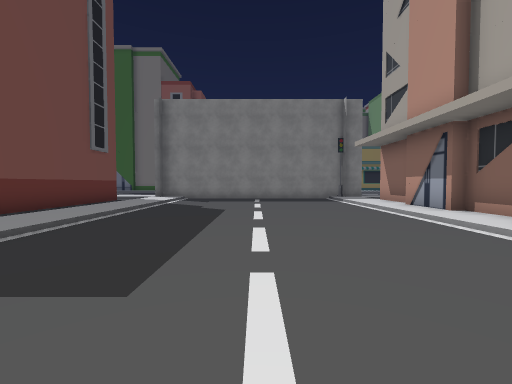
view 1 (above)

21 first-person views from a walk through a Unity game level. The camera is 1.5 m above the floor, tilts 2° down and sees 90° across. The floor is counted in squares, 2 m on a side. Each view is taken from the middle of a square. On the plan, view 1 faces up. The plan holds only what a view shows up to about 9 squares ahead; the rest is blank. The place goes on beyond the plan. Some surface patterns are stand-ins.

view 2
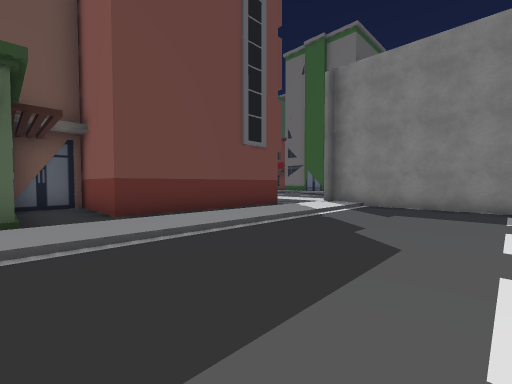

view 3
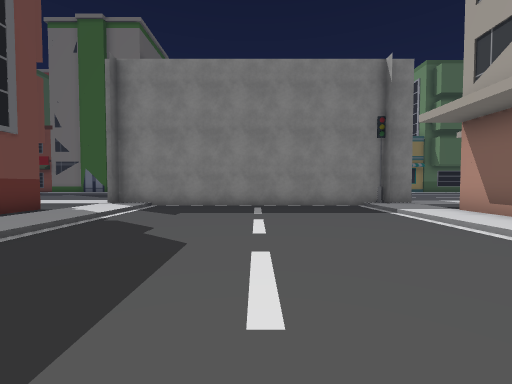

view 4
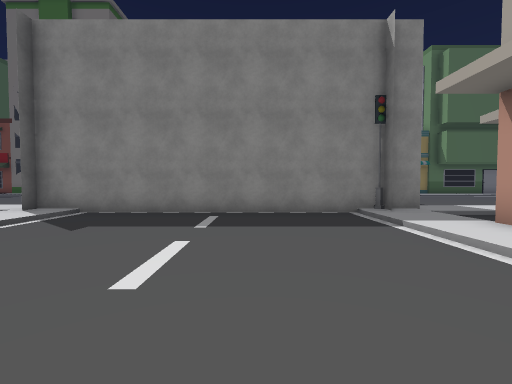

view 5
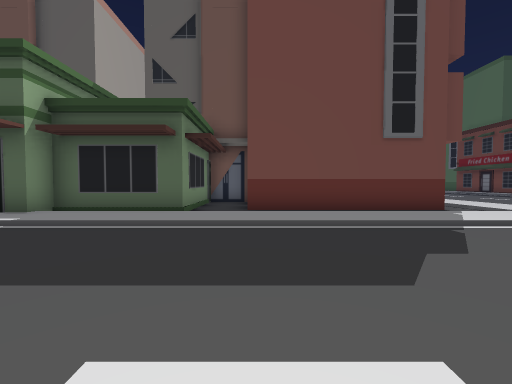

view 6
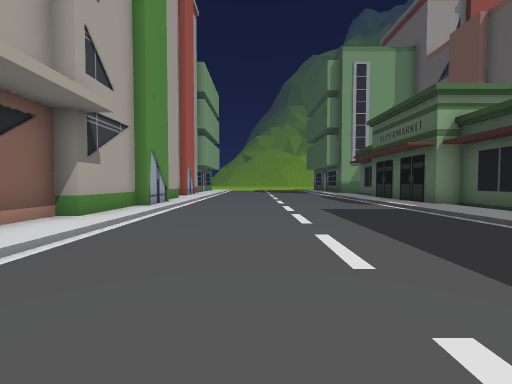

view 7
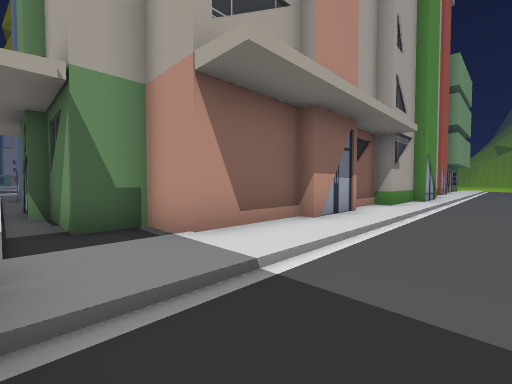

view 8
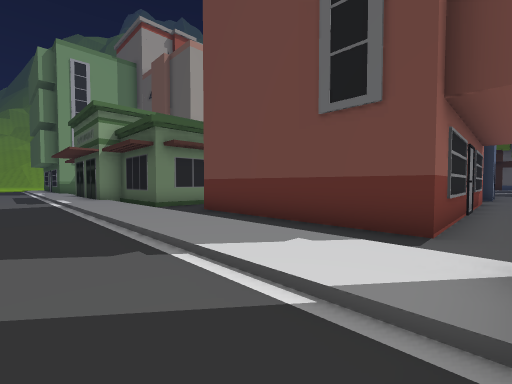

view 9
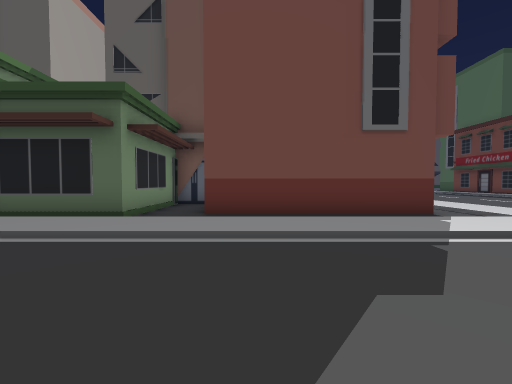

view 10
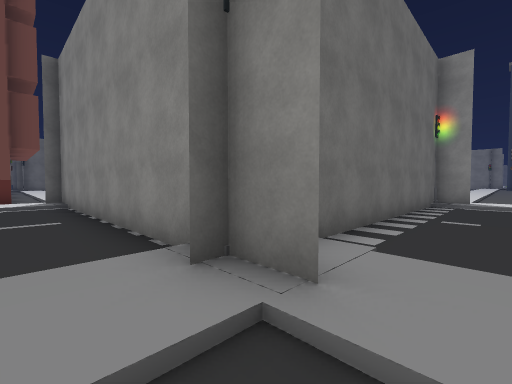

view 11
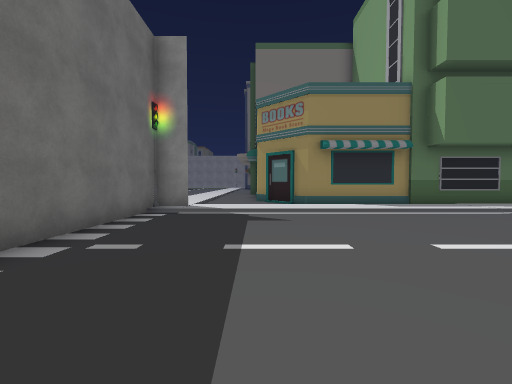

view 12
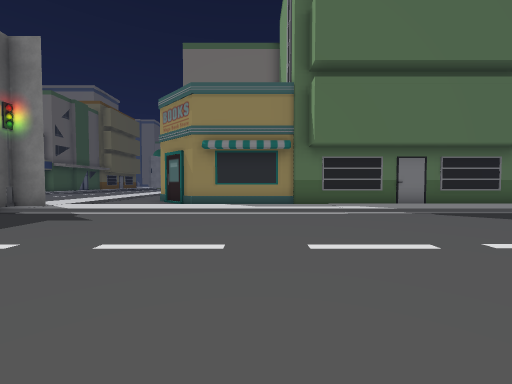

view 13
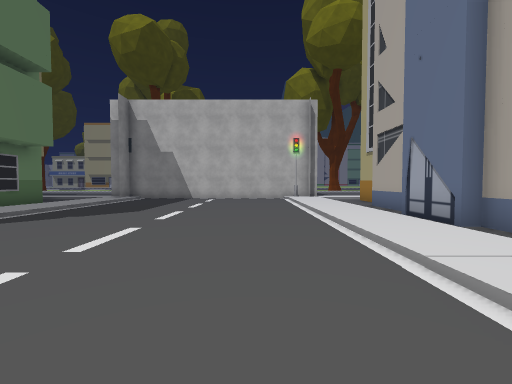

view 14
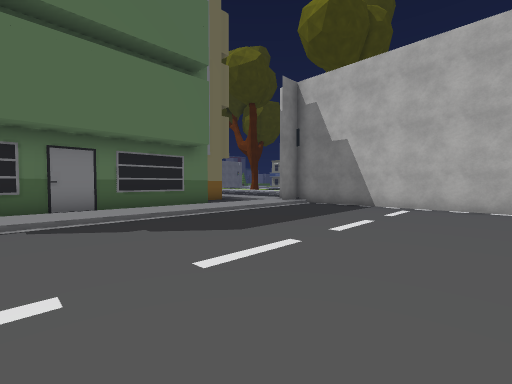

view 15
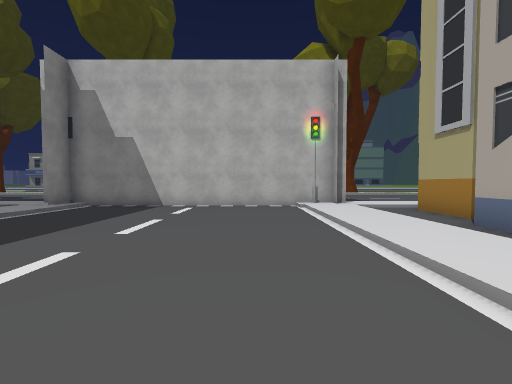

view 16
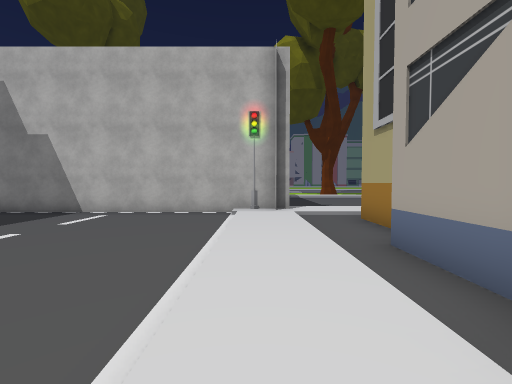

view 17
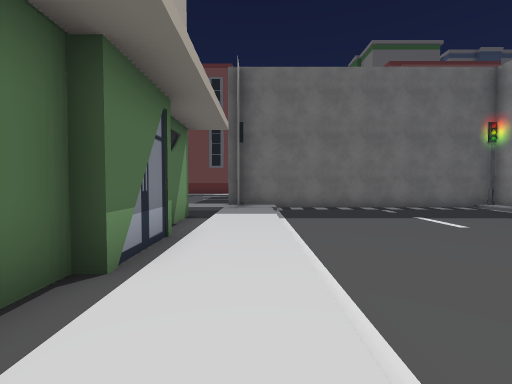

view 18
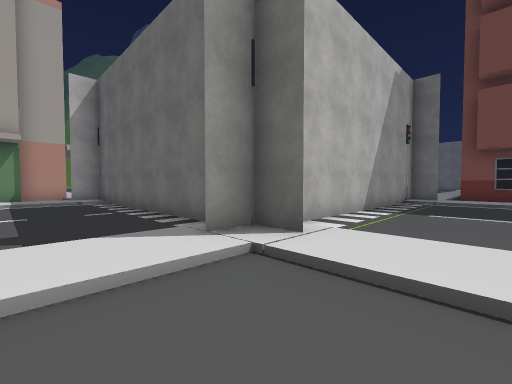

view 19
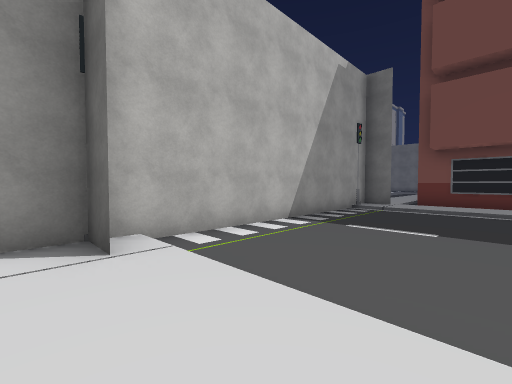

view 20
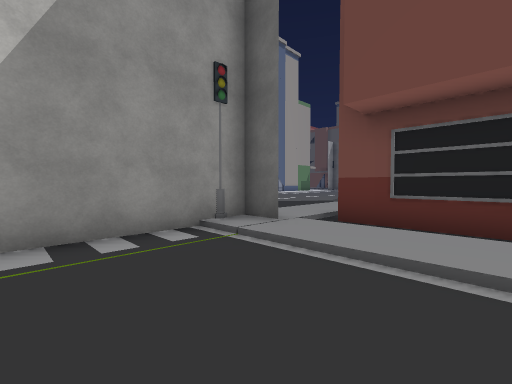

view 21
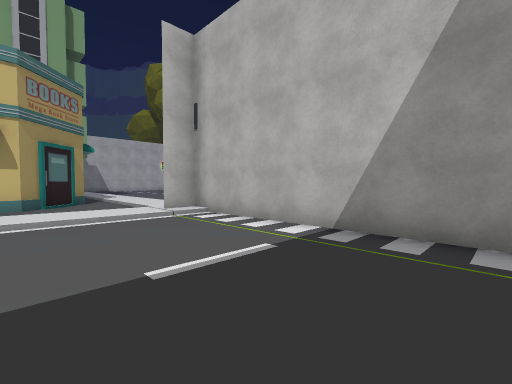

### Floor plan
Key: @ floor where view 1 was taken; # wall or solid block; . main floor; : floor 0.25 m higher than the main floor; / step, stairs or slope; ^ raised ledge; B building.
Columns run from 13 left of view 1 to 24 right of it. Each row starts with its distance up from view 1.
 25        B/:.......:/.^
 24        B/:.......:/..#
 23        B/:.......:/../####BBBBBBBB
 22       //#:.......#//////////////// /#
 21       ::###########:::::::::::::::::##
 20                  #...................#
 19                  #...................#
 18                  #...................#
 17                  #...................#
 16                  #...................#
 15                  #...................#
 14                  #...................#
 13     :::::#########::::::::::::::::::/#
 12 /////////:.......##///////////////////
 11 BBBBBBBB/:.......:/.BBBBBBB BBBBB.../:
 10        B/:.......:BBB             BB/:
  9        B/:.......:B
  8        B/:.......:B
  7        B/:.......:B
  6     BBBB/:.......:B
  5     B.../:.......:B
  4     BBBB/:.......:B
  3        B/:.......:B
  2        B/:.......:B
  1      BBBB:.......B
  0         B:...@...B

Positions as (right, up) in squares from view 1, and headings:
1: (0, 0), facing up
2: (0, 4), facing up-left
3: (0, 4), facing up
4: (1, 6), facing up
5: (1, 6), facing left
6: (1, 9), facing down
7: (2, 12), facing down-right
8: (-2, 12), facing down-left
9: (0, 7), facing left
10: (6, 11), facing up-left
11: (7, 14), facing up
12: (11, 14), facing up
13: (11, 15), facing right
14: (15, 15), facing up-right
15: (15, 15), facing right
16: (16, 13), facing right
17: (13, 13), facing left
18: (7, 24), facing down-left
19: (5, 25), facing down-left
20: (-1, 25), facing down-left
21: (-2, 25), facing down-right
